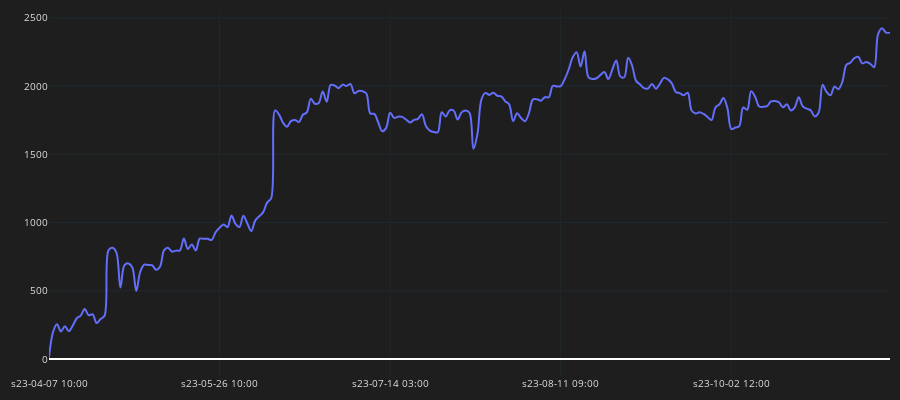

Write notebook code for a chart like this one.
### Code cell
cp.show_plot(line_traces=['GAIN_C'])

### Figure 1 — Plotly figure (JSON) as saved in the notebook; plotly's stock layout.template omitted (floating-point values rounded to 4 significant figures; data arrays with more than 128 entries replaced by an {"elided": "..."} marker saying what was removed)
{"data": [{"line": {"shape": "spline", "width": 2}, "name": "GAIN_C", "type": "scatter", "x": {"elided": "213 str values"}, "y": {"elided": "213 float values"}}], "layout": {"font": {"color": "#e1e1e1", "size": 10}, "height": 400, "margin": {"b": 10, "l": 10, "r": 10, "t": 10}, "paper_bgcolor": "#1e1e1e", "plot_bgcolor": "#1e1e1e", "width": 900, "xaxis": {"fixedrange": true, "gridcolor": "#1f292f", "nticks": 5, "rangeslider": {"visible": false}, "showgrid": true}, "yaxis": {"gridcolor": "#1f292f", "showgrid": true}}}
